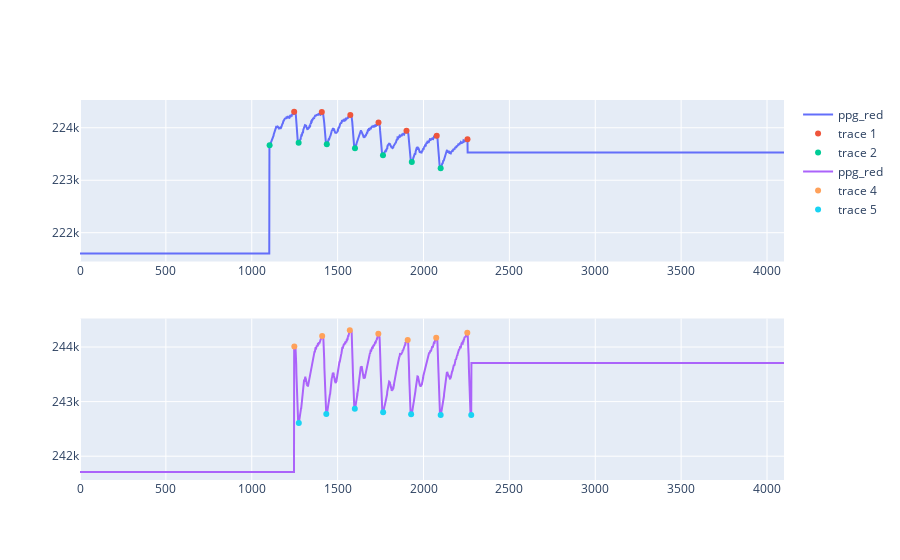

Write notebook code for a chart like this one.
### Code cell
cm = ConfigMapper('/home/cam/Documents/gcp_utils/gcp_utils/config.ini')

red_frame, ir_frame = frame['red_frame'], frame['ir_frame']

red_clean, red_idx = _preprocess_for_cardiac(red_frame, cm)
ir_clean, ir_idx = _preprocess_for_cardiac(ir_frame, cm)

result = predict_cardiac_metrics(red_clean, ir_clean, red_idx, ir_idx, cm)

plot_data(red_clean, ir_clean, red_idx, ir_idx)

### Figure 1 — Plotly figure (JSON) as saved in the notebook; plotly's stock layout.template omitted (floating-point values rounded to 4 significant figures; data arrays with more than 128 entries replaced by an {"elided": "..."} marker saying what was removed)
{"data": [{"name": "ppg_red", "type": "scatter", "xaxis": "x", "y": {"elided": "4100 int values"}, "yaxis": "y"}, {"mode": "markers", "type": "scatter", "x": [1247, 1408, 1574, 1738, 1901, 2077, 2256], "xaxis": "x", "y": [224304, 224302, 224243, 224100, 223942, 223849, 223781], "yaxis": "y"}, {"mode": "markers", "type": "scatter", "x": [1104, 1273, 1437, 1601, 1764, 1932, 2100], "xaxis": "x", "y": [223665, 223715, 223684, 223609, 223477, 223348, 223227], "yaxis": "y"}, {"name": "ppg_red", "type": "scatter", "xaxis": "x2", "y": {"elided": "4100 float values"}, "yaxis": "y2"}, {"mode": "markers", "type": "scatter", "x": [1248, 1410, 1571, 1737, 1908, 2074, 2255], "xaxis": "x2", "y": [244011, 244200, 244306, 244245, 244127, 244172, 244261], "yaxis": "y2"}, {"mode": "markers", "type": "scatter", "x": [1274, 1434, 1600, 1765, 1928, 2100, 2278], "xaxis": "x2", "y": [242606, 242771, 242869, 242803, 242768, 242757, 242753], "yaxis": "y2"}], "layout": {"xaxis": {"anchor": "y", "domain": [0, 1]}, "xaxis2": {"anchor": "y2", "domain": [0, 1]}, "yaxis": {"anchor": "x", "domain": [0.575, 1]}, "yaxis2": {"anchor": "x2", "domain": [0, 0.425]}}}
